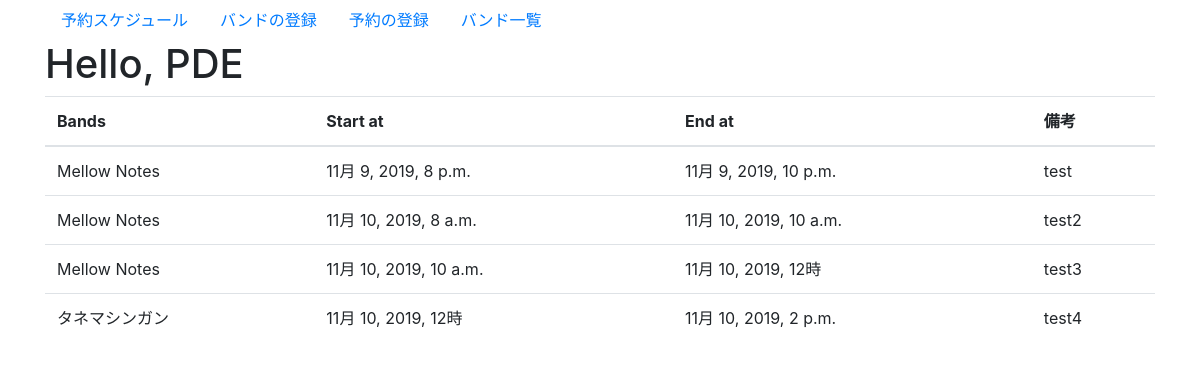
The app's page /equipment_management/, older data.
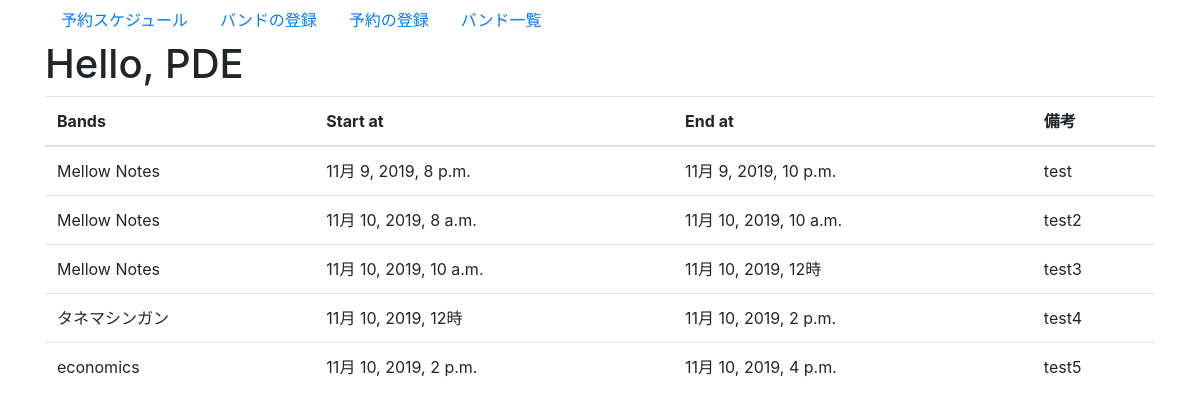
The same page, newer data.
### equipment_management/models.py (models this page shows, shortened)
class Schedule(models.Model):
  band_id = models.ForeignKey(Band, on_delete=models.CASCADE)
  pa_name = models.CharField(max_length=255, verbose_name='PA担当者名')
  start_at = models.DateTimeField(default=timezone.now)
  end_at = models.DateTimeField(default=timezone.now)
  text = models.TextField(blank=True)
  created_at = models.DateTimeField(auto_now_add=True)
  updated_at = models.DateTimeField(auto_now=True)

class Band(models.Model):
  band_name = models.CharField(max_length=255, verbose_name='バンド名')
  responsible_person_name = models.CharField(max_length=255, verbose_name='責任者名')
  created_at = models.DateTimeField(auto_now_add=True)
  updated_at = models.DateTimeField(auto_now=True)
  def __str__(self):
      return self.band_name

### equipment_management/views.py (the view)
# urls.py: path('', views.index, name='index'),
def index(request):
  context ={
      'bands' : Band.objects.all(),
      'schedules' : Schedule.objects.all(),
  }
  return render(request, 'equipment_management/index.html', context)

### equipment_management/templates/equipment_management/index.html
{% extends 'equipment_management/base.html' %}
{% block content %}
<h1>Hello, PDE</h1>
<table class="table">
  <thead>
    <tr>
      <th>Bands</th>
      <th>Start at</th>
      <th>End at</th>
      <th>備考</th>
    </tr>
  </thead>
  <tbody>
    {% for schedule in schedules %}
    <tr>
      <td>{{ schedule.band_id }}</td>
      <td>{{ schedule.start_at }}</td>
      <td>{{ schedule.end_at }}</a></td>
      <td>{{ schedule.text }}</td>
    </tr>
  {% endfor %}
  </tbody>
</table>
{% endblock %}

### equipment_management/templates/equipment_management/base.html (shortened to what this page needs)
<!doctype html>
<html lang="ja">
  <head>
    <link rel="stylesheet" href="https://maxcdn.bootstrapcdn.com/bootstrap/4.0.0-beta.2/css/bootstrap.min.css">
  </head>
  <body>
    <div class="container">
        <nav class="nav">
            <a class="nav-link" href="{% url 'equipment:index' %}">予約スケジュール</a>
            <a class="nav-link" href="{% url 'equipment:add_band' %}">バンドの登録</a>
            <a class="nav-link" href="{% url 'equipment:add_schedule' %}">予約の登録</a>
            <a class="nav-link" href="{% url 'equipment:show_band_list' %}">バンド一覧</a>
          </nav>
      {% block content %}
      {% endblock %}
    </div>
  </body>
</html>

Row changes from the older to the newer data that the page shows:
added Schedule: band_id "economics", start_at "11月 10, 2019, 2 p.m.", end_at "11月 10, 2019, 4 p.m.", text "test5"
